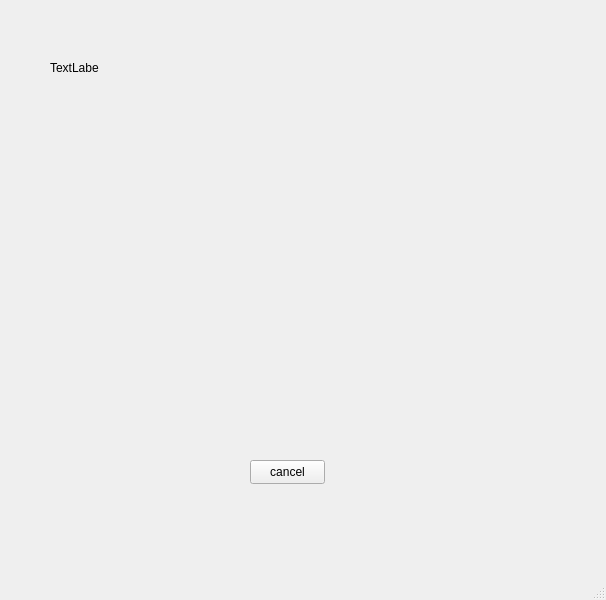
<?xml version="1.0" encoding="UTF-8"?>
<ui version="4.0">
 <class>MainWindow</class>
 <widget class="QMainWindow" name="MainWindow">
  <property name="geometry">
   <rect>
    <x>0</x>
    <y>0</y>
    <width>606</width>
    <height>600</height>
   </rect>
  </property>
  <property name="windowTitle">
   <string>MainWindow</string>
  </property>
  <widget class="QWidget" name="centralwidget">
   <widget class="QWidget" name="verticalLayoutWidget">
    <property name="geometry">
     <rect>
      <x>140</x>
      <y>99</y>
      <width>341</width>
      <height>251</height>
     </rect>
    </property>
    <layout class="QVBoxLayout" name="verticalLayout"/>
   </widget>
   <widget class="QPushButton" name="pushButton">
    <property name="geometry">
     <rect>
      <x>250</x>
      <y>460</y>
      <width>75</width>
      <height>24</height>
     </rect>
    </property>
    <property name="text">
     <string>cancel</string>
    </property>
   </widget>
   <widget class="QLabel" name="label">
    <property name="geometry">
     <rect>
      <x>50</x>
      <y>60</y>
      <width>49</width>
      <height>16</height>
     </rect>
    </property>
    <property name="text">
     <string>TextLabel</string>
    </property>
   </widget>
  </widget>
  <widget class="QMenuBar" name="menubar">
   <property name="geometry">
    <rect>
     <x>0</x>
     <y>0</y>
     <width>606</width>
     <height>22</height>
    </rect>
   </property>
  </widget>
  <widget class="QStatusBar" name="statusbar"/>
 </widget>
 <resources/>
 <connections/>
</ui>
